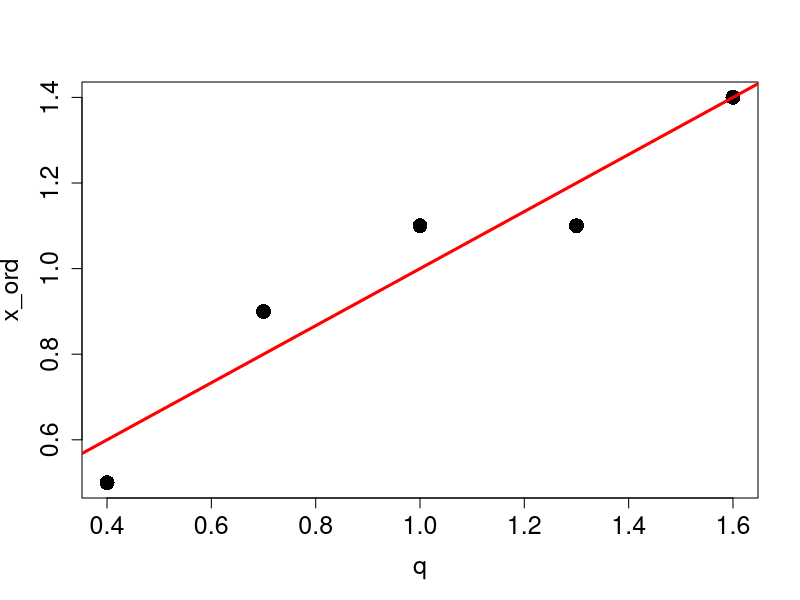

Write R code to recreate this figure.
#criterio construccion QQ
# datos de la distribución
x=round(rnorm(5,1,0.5),1)

x_ord=sort(x)
i=1:5
orden=(i-0.5)/5
q=round(qnorm(orden,1,0.5),1)

cbind(x,x_ord,orden,q)

plot(q,x_ord,pch=16,cex=2,cex.lab=1.5,cex.axis=1.5)
r=lm(x_ord~q)
abline(r,lwd=3,col="red")

cor.test(q,x_ord,conf.level=0.99)
